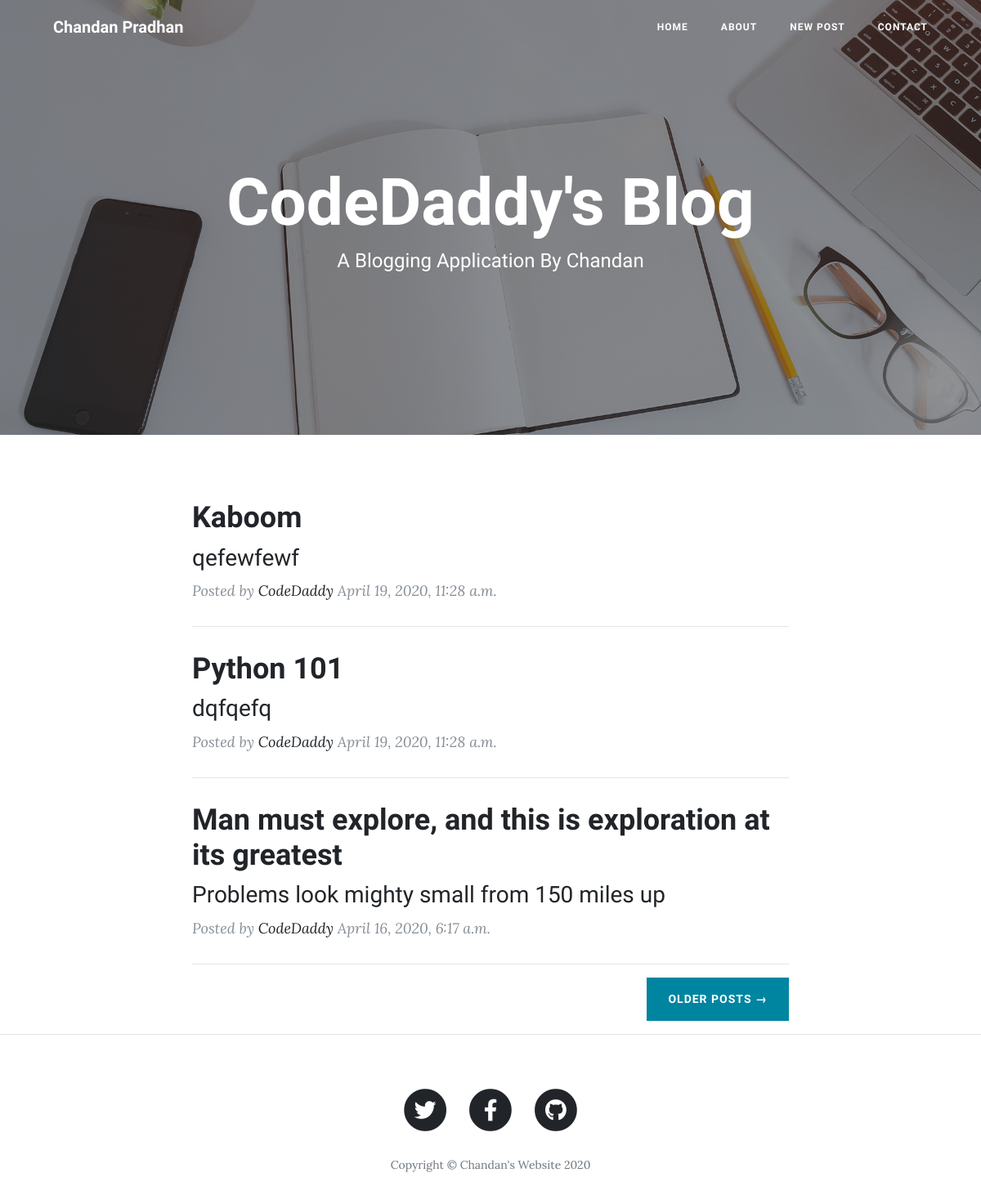
Before: / with the older database file.
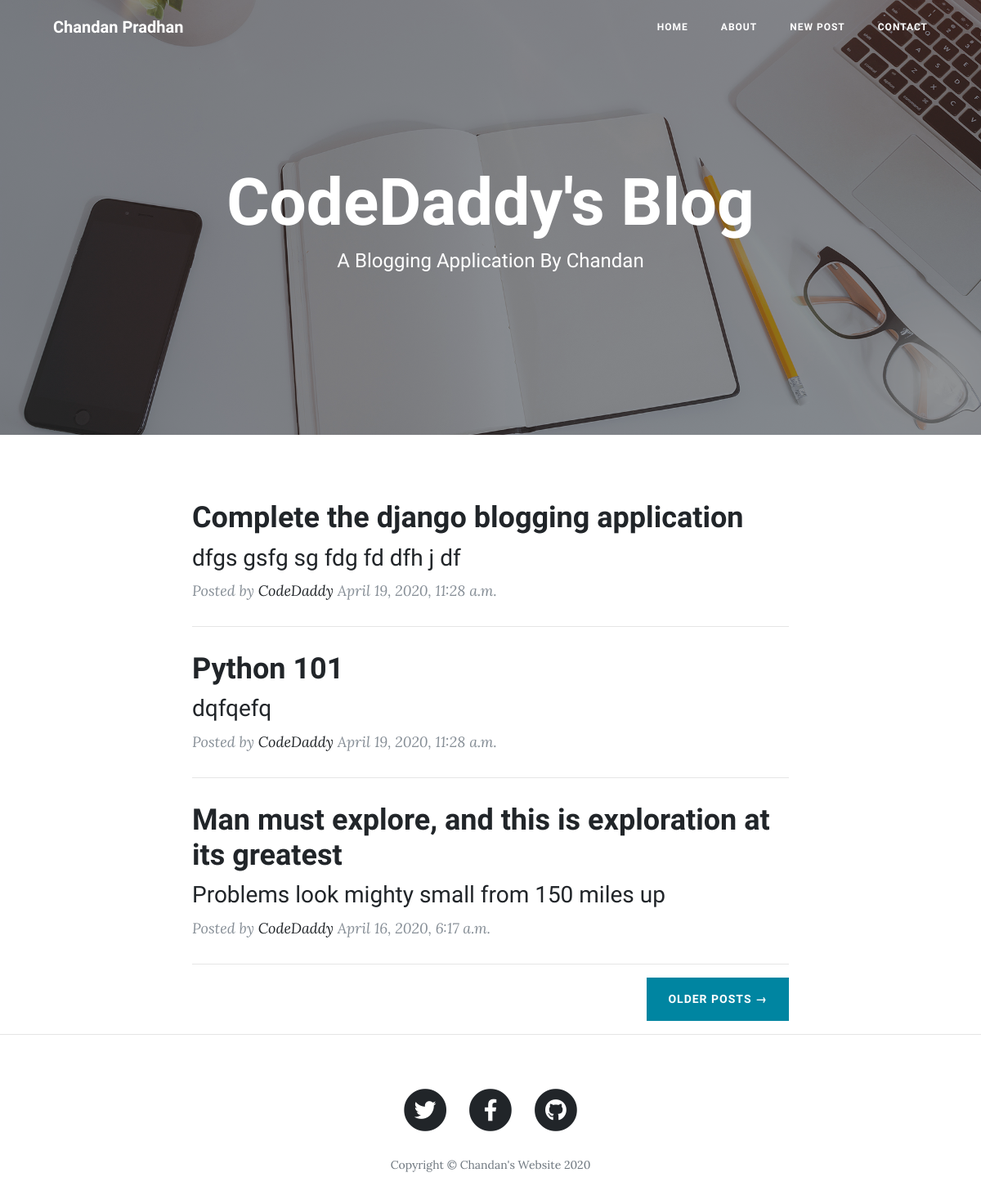
After: the same page with the newer database file.
### blogging/models.py (models this page shows, shortened)
class ToDo(models.Model):
    added_date = models.DateTimeField()
    text = models.CharField(max_length=400)
    description = models.TextField(blank=True)

### blogging/views.py (the view)
# urls.py: path('', views.display, name='display'),
def display(request):
    todo_items = list(ToDo.objects.all().order_by("-added_date"))
    return render(request, 'index.html', {"todo_items": todo_items[0:3]})

### templates/index.html
{% extends 'base.html' %}
{% load static %}
{% block content %}
  <header class="masthead" style="background-image: url('{% static 'img/home-bg.jpg' %}')">
    <div class="overlay"></div>
    <div class="container">
      <div class="row">
        <div class="col-lg-8 col-md-10 mx-auto">
          <div class="site-heading">
            <h1>CodeDaddy's Blog</h1>
            <span class="subheading">A Blogging Application By Chandan</span>
          </div>
        </div>
      </div>
    </div>
  </header>
  <div class="container">
    <div class="row">
      <div class="col-lg-8 col-md-10 mx-auto">
        <div class="post-preview">
          {% for x in todo_items %}
          <a href="{% url 'detail' x.pk %}">
            <h2 class="post-title">
              {{x.text}}
            </h2>
            <h3 class="post-subtitle">
              {{x.description}}
            </h3>
          </a>
          <p class="post-meta">Posted by
            <a href="#">CodeDaddy</a>
            {{x.added_date}}
          </p>
          <hr>
          {% endfor %}
        </div>
        <div class="clearfix">
          <a class="btn btn-primary float-right" href="{% url 'older' %}">Older Posts &rarr;</a>
        </div>
      </div>
    </div>
  </div>
  <hr>
{% endblock content %}

### templates/base.html (shortened to what this page needs)
<!DOCTYPE html>
{% load static %}
<html lang="en">
<head>
  <link href="{% static 'vendor/bootstrap/css/bootstrap.min.css' %}" rel="stylesheet">
  <link href="{% static 'vendor/fontawesome-free/css/all.min.css' %}" rel="stylesheet" type="text/css">
  <link href="{% static 'css/clean-blog.min.css' %}" rel="stylesheet">
</head>
<body>
  <nav class="navbar navbar-expand-lg navbar-light fixed-top" id="mainNav">
    <div class="container">
      <a class="navbar-brand" href="{% url 'display' %}">Chandan Pradhan</a>
      <div class="collapse navbar-collapse" id="navbarResponsive">
        <ul class="navbar-nav ml-auto">
          <li class="nav-item">
            <a class="nav-link" href="{% url 'display' %}">Home</a>
          </li>
          <li class="nav-item">
            <a class="nav-link" href="{% url 'about' %}">About</a>
          </li>
          <li class="nav-item">
            <a class="nav-link" href="{% url 'post' %}"> New Post</a>
          </li>
          <li class="nav-item">
            <a class="nav-link" href="{% url 'contact' %}">Contact</a>
          </li>
        </ul>
      </div>
    </div>
  </nav>
{% block content %}
{% endblock content %}
  <footer>
    <div class="container">
      <div class="row">
        <div class="col-lg-8 col-md-10 mx-auto">
          <ul class="list-inline text-center">
            <li class="list-inline-item">
              <a href="#">
                <span class="fa-stack fa-lg">
                  <i class="fas fa-circle fa-stack-2x"></i>
                  <i class="fab fa-twitter fa-stack-1x fa-inverse"></i>
                </span>
              </a>
            </li>
            <li class="list-inline-item">
              <a href="#">
                <span class="fa-stack fa-lg">
                  <i class="fas fa-circle fa-stack-2x"></i>
                  <i class="fab fa-facebook-f fa-stack-1x fa-inverse"></i>
                </span>
              </a>
            </li>
            <li class="list-inline-item">
              <a href="https://github.com/Chandan-Pradhan">
                <span class="fa-stack fa-lg">
                  <i class="fas fa-circle fa-stack-2x"></i>
                  <i class="fab fa-github fa-stack-1x fa-inverse"></i>
                </span>
              </a>
            </li>
          </ul>
          <p class="copyright text-muted">Copyright &copy; Chandan's Website 2020</p>
        </div>
      </div>
    </div>
  </footer>
</body>
</html>

Changed rows visible on the page:
changed ToDo: text "Kaboom" → "Complete the django blogging application"; description "qefewfewf" → "dfgs gsfg sg fdg fd dfh j df"
